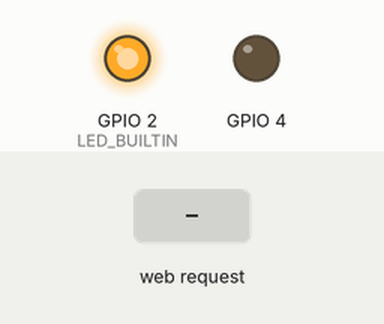
This sketch was run on a simulated ESP8266 (NodeMCU). Parts: output pins drawn as LEDs (lit = HIGH, except the on-board LED, lit = LOW). Inputs (shaded band) come from the test bench. WiFi joins after 1.5 s; servers stay silent unless stated; what the sketch prints to the serial monitor is not drawn.

Above: at 0.0 s.
At 3.7 s:
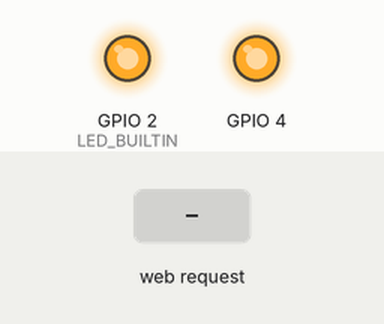
3.8 s: HTTP request GET /LEDblink received
At 4.6 s:
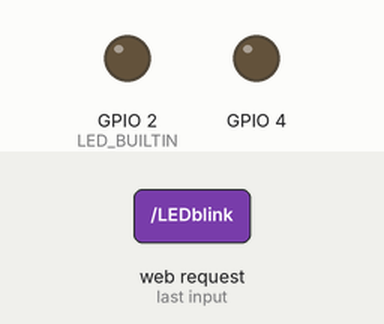
Timing chart, 0 to 6.8 s (numbered marks = the images above; inputs shaded):
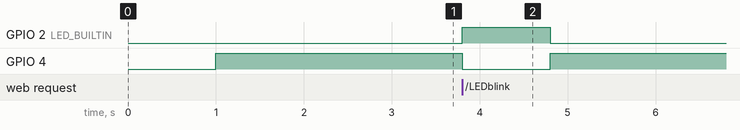

The sketch:

15_wifi_connect_v2.ino
```cpp
// (licence header left out)
#include <ESP8266WiFi.h>
#include <WiFiClient.h>
#include <ESP8266WebServer.h>

const char* ssid = "ifmg4.0";
const char* password = "password";
ESP8266WebServer server(80);

//String page = "";
int LEDPin = 13;

String page = "<h1>IFMG 4.0 Controle do Portao Eletronico-teste</h1><p><a href=\"LEDblink\"><button style='height:200px;width:400px;font-size:50px'>ABRIR/FECHAR</button></a></p>";

void handleRoot() {
  server.send(200, "text/html", page);

  //server.send(200, "text/html", "<h1>You are connected</h1>");
}


void setup() {
  Serial.begin(115200);
  delay(1000);

  //prepare LED_BUILTIN
  pinMode(LED_BUILTIN, OUTPUT);
  digitalWrite(LED_BUILTIN, LOW);

  // prepare GPIO2
  pinMode(4, OUTPUT);
  digitalWrite(4, 1);

  // Connect to WiFi network

  Serial.println();
  Serial.println();
  Serial.print("Connecting to ");
  Serial.println(ssid);

  WiFi.mode(WIFI_STA); //set wifi mode to station only
  WiFi.begin(ssid, password); //connect to wifi

  while (WiFi.status() != WL_CONNECTED) {
    delay(500);
    Serial.print(".");
  }

  Serial.println("");
  Serial.println("WiFi connected");

  // Start the server
  //server.begin();
  Serial.println("Server started");
  Serial.println(WiFi.localIP());


  server.on("/", handleRoot);
  server.on("/LEDblink", []() {
    server.send(200, "text/html", page);
    digitalWrite(4, LOW);
    digitalWrite(LED_BUILTIN, HIGH);
    Serial.println("LED ON");
    delay(1000);
    digitalWrite(4, HIGH);
    Serial.println("LED ON");
    digitalWrite(LED_BUILTIN, LOW);
    delay(1000);

  });

  server.begin();

  Serial.println("HTTP server started");

}

void loop() {
  server.handleClient();
}
```

Measured:
- after the input at 3.8 s, GPIO 2 (LED_BUILTIN): LOW → HIGH at once, → LOW 1.0 s later; GPIO 4: HIGH → LOW at once, → HIGH 1.0 s later
